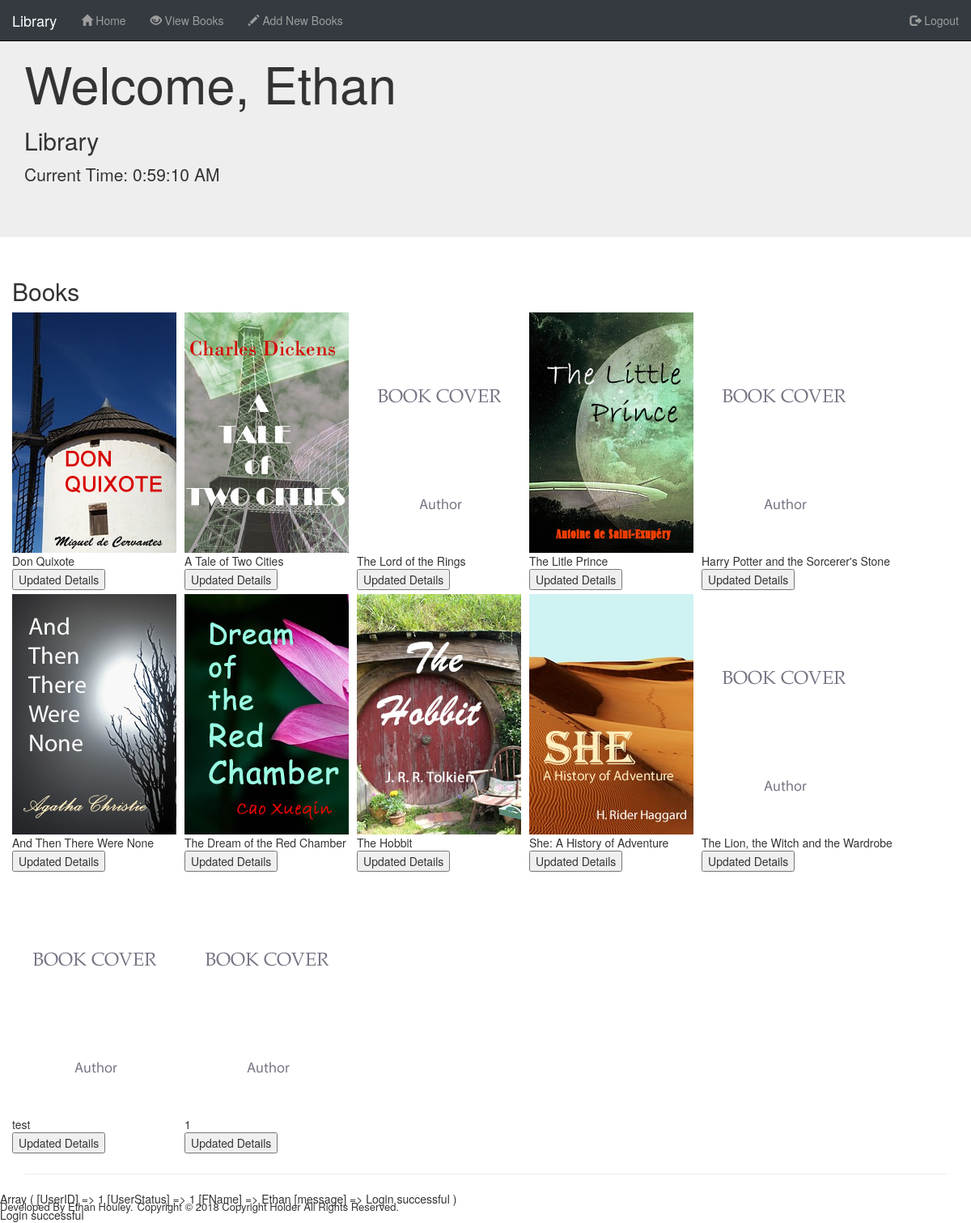
Page /View/index.php (signed in) on the committed database.
### tables this page shows
CREATE TABLE `book` (
  `BookID` int(10) UNSIGNED NOT NULL,
  `BookTitle` varchar(255) NOT NULL,
  `OriginalTitle` varchar(255) DEFAULT NULL,
  `YearofPublication` int(4) NOT NULL DEFAULT '0',
  `Cover` varchar(50) DEFAULT 'default.png',
  `Genre` varchar(30) NOT NULL,
  `MillionsSold` int(10) UNSIGNED NOT NULL,
  `LanguageWritten` varchar(30) NOT NULL,
  `AuthorID` int(10) UNSIGNED NOT NULL DEFAULT '999',
  `RankingID` int(10) UNSIGNED NOT NULL DEFAULT '999',
  `BookPlotID` int(10) UNSIGNED NOT NULL DEFAULT '999'
);

### View/include/Admin_Bookshelf.php (the view, shortened to what this page needs)
<?php
  $SQL_Bookshelf = 'SELECT * FROM book';
  $conn = dbConnect();
	$stmt = $conn->prepare($SQL_Bookshelf);
	$stmt->execute();
	$table = $stmt->fetchAll();
 if (empty($table) ) {
     echo '<h2>Sorry The Bookshelf Is Currently Empty, Please Check Back Later</h2>';
 } else{
    foreach ($table as $table) {
      echo '<div class="BookCover">';
      echo '  <figure>';
      echo '  <img src="images/BookCover/'. $table["Cover"].'">';
      echo '  <figcaption>';
        echo $table['BookTitle'];
      echo '  </figcaption>';
      echo '<button type="button" name="button">Updated Details</button>';
        echo '  </figure>';
  echo '</div>';
 }
}
?>

### View/include/header.php (shortened to what this page needs)
<!DOCTYPE html>
<html lang="en">
<head>
	<link rel="stylesheet" href="https://maxcdn.bootstrapcdn.com/bootstrap/3.3.7/css/bootstrap.min.css">
	<link rel="stylesheet" type="text/css" media="screen" href="css/master.css" />
</head>
<body>

### View/index.php (shortened to what this page needs)
<?php
include 'include/header.php';
switch ($_SESSION['UserStatus']) {
  case 1:
    include 'include/Admin_Nav.php';
    include 'include/Admin_Body.php';
    break;
}
 ?>
 <?php
 include 'include/footer.php';
  ?>
</div>

### View/include/Admin_Nav.php (shortened to what this page needs)
<nav class="navbar navbar-inverse remove_radius navbar-fixed-top background_black">
	<div class="container-fluid">
		<div class="navbar-header">
			<a class="navbar-brand" href="#">Library</a>
		</div>
		<div class="collapse navbar-collapse" id="bs-example-navbar-collapse-1">
			<ul class="nav navbar-nav">
				<li><a href="index.php"><span class="glyphicon glyphicon-home"></span> Home</a></li>
				<li><a href="View_Books.php"><span class="glyphicon glyphicon-eye-open"></span> View Books</a></li>
				<li><a href="Add_Books.php"><span class="glyphicon glyphicon-pencil"></span> Add New Books</a></li>
			</ul>
			<ul class="nav navbar-nav navbar-right ">
				<li><a href="../Model/logout.php" class="text_nav"><span class="glyphicon glyphicon-log-out"></span> Logout</a></li>
			</ul>
		</div>
	</div>
</nav>

### View/include/Admin_Body.php
<div class="jumbotron">
	<div class="container">
		<h1>Welcome, <?php echo $_SESSION['FName']; ?></h1>
		<h2>Library</h2>
		<p>Current Time:
			<span class="clock" id="time"></span>
		</p>
	</div>
</div>
<div class="container">
	<div class="row">
		<h2 class="heading">Books</h2>
		<?php include 'include/Admin_BookShelf.php'; ?>
	</div>
	<hr>

### View/include/footer.php (shortened to what this page needs)
<footer>
		<p class="same_line">Developed By Ethan Houley.</p>
		<p class="same_line"> Copyright &copy; 2018 Copyright Holder All Rights Reserved.</p>
	</footer>
</div>
<div class="error">
  <div>
    <?php
      print_r ($_SESSION);
    ?>
  </div>
  <?php
    if(isset($_SESSION['message'])) {
      echo '<div class="info message">';
      echo $_SESSION['message'];
      echo '</div>';
    }
?>

### View/css/master.css (style rules this page uses)
.background_black { background-color: #343a40 !important; color: #fff !important; }
.remove_radius { border-radius: 0 !important; }
.same_line { float: left; margin-right: 5px; font-size: 13px !important; }
figure { float: left; margin-right: 10px; margin-bottom: 5px; }
footer { position: fixed; right: 0; bottom: 0; left: 0; background-color: rgba(255, 255, 255, 0); }

### rows in the picture
book: Cover (picture), BookTitle "Don Quixote"
book: Cover (picture), BookTitle "A Tale of Two Cities"
book: Cover (placeholder picture), BookTitle "The Lord of the Rings"
book: Cover (picture), BookTitle "The Litle Prince"
book: Cover (placeholder picture), BookTitle "Harry Potter and the Sorcerer's Stone"
book: Cover (picture), BookTitle "And Then There Were None"
book: Cover (picture), BookTitle "The Dream of the Red Chamber"
book: Cover (picture), BookTitle "The Hobbit"
book: Cover (picture), BookTitle "She: A History of Adventure"
book: Cover (placeholder picture), BookTitle "The Lion, the Witch and the Wardrobe"
book: Cover (placeholder picture), BookTitle "test"
book: Cover (placeholder picture), BookTitle "1"

### other values in the picture
$_SESSION['FName'] "Ethan"
$_SESSION['message'] "Login successful"
